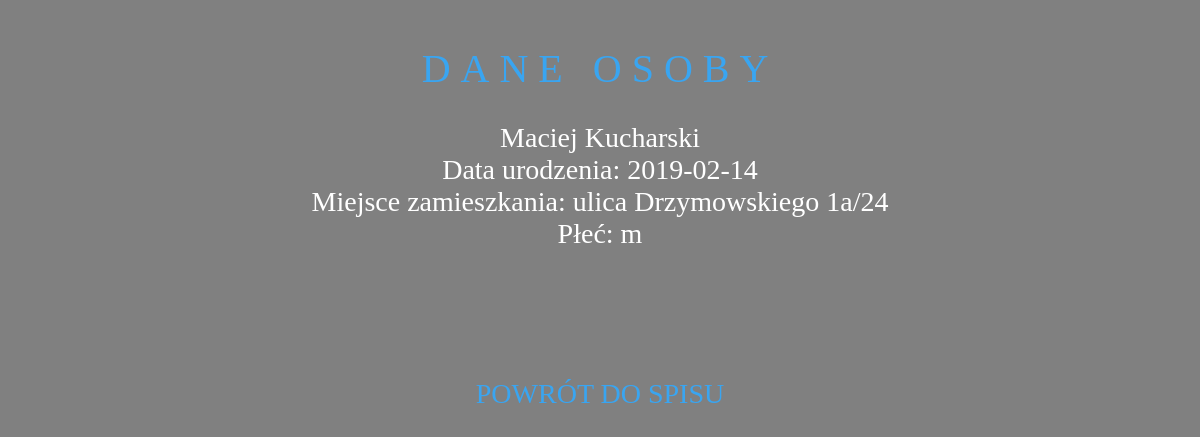
/inf.php?osoba=2, run on the app's committed database.
### tables this page shows
CREATE TABLE `osoby` (
  `id` int(11) NOT NULL,
  `name` text NOT NULL,
  `surname` text NOT NULL,
  `bdate` date NOT NULL,
  `adres` text NOT NULL,
  `num` int(11) NOT NULL,
  `sex` text NOT NULL
);

### inf.php (the view, shortened to what this page needs)
<head>
<link rel="stylesheet" href="main.css">
<h1> Dane Osoby </h1>
</head>
<body style="background-color: grey; color: white">
<?php
require_once 'dbconnect.php';
$polaczenie = mysqli_connect($host, $user, $pass, $db);
$id_osoby = $_GET['osoba'];
$daneOs = "SELECT * FROM osoby WHERE id = $id_osoby";
$rezultat = $polaczenie->query($daneOs);
$wiersz = $rezultat->fetch_assoc();
$osoba = $wiersz['name'].' '.$wiersz['surname'].'</br>'.'Data urodzenia: '.$wiersz['bdate'].'</br>Miejsce zamieszkania: ulica '.$wiersz['adres'].'</br>Płeć: '.$wiersz['sex'];
echo $osoba;
?>
</body>
<footer>
<a style="color: #39a5f1" href= 'index.php'> POWRÓT DO SPISU </a>
</footer>

### main.css (style rules this page uses)
body { background-color: grey; font-size: 28px; text-decoration: none; text-align: center; color: #fff; }
a:link { color: rgb(255, 255, 255); text-decoration: none; transform: none; }
h1 { font-size: 40px; font-weight: 400; color: #39a5f1; margin-top: 45px; margin-bottom: 30px; letter-spacing: 10px; text-transform: uppercase; }

### data on the page
osoby: name "Maciej", surname "Kucharski", bdate "2019-02-14", adres "Drzymowskiego 1a/24", sex "m"
